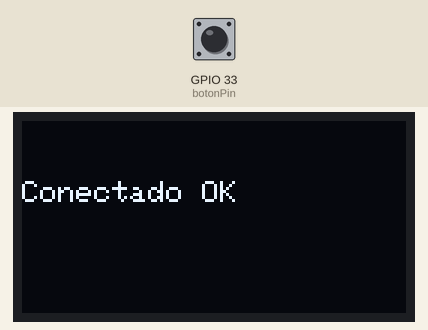
Simulated run of this sketch. Board: ESP32. Shown: 128×64 one-colour display. The test bench sets the inputs (shaded band); at power-on: GPIO 33 (botonPin) LOW. WiFi joins after 1.5 s; servers stay silent unless stated; web services answer with replies made up by the test bench; what the sketch prints to the serial monitor is not drawn.

Above: at 3.7 s.
At 6.3 s:
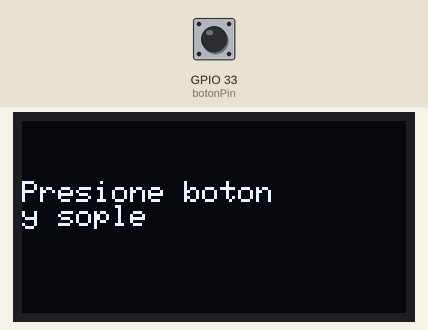
6.4 s: GPIO 33 (botonPin) pulled HIGH for 0.15 s
At 9.9 s:
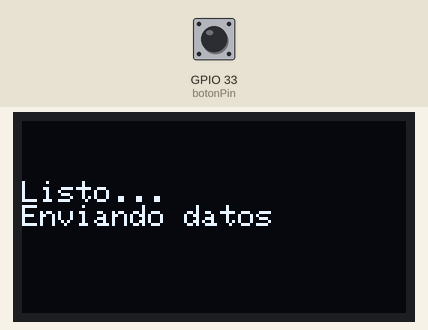
At 11.8 s:
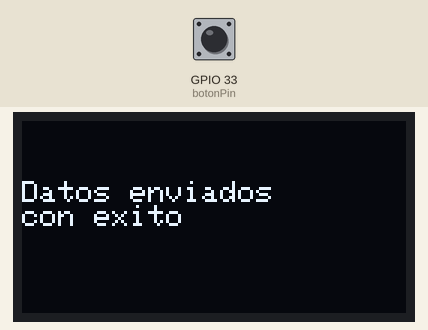
Timing chart, 0 to 13.3 s (numbered marks = the images above; inputs shaded):
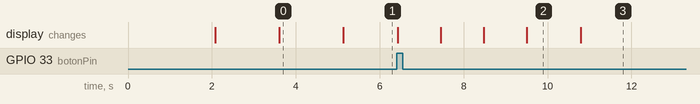

The sketch:

AlcholMedidor.ino
```cpp
#include <WiFi.h>
#include <Wire.h>
#include <Adafruit_GFX.h>
#include <Adafruit_SSD1306.h>

#define SCREEN_WIDTH 128
#define SCREEN_HEIGHT 64
#define OLED_RESET -1
Adafruit_SSD1306 display(SCREEN_WIDTH, SCREEN_HEIGHT, &Wire, OLED_RESET);

const char* ssid = "xxxxx";
const char* password = "xxxxx";

const int sensorPin = 32;    // MQ-3 en GPIO32
const int botonPin = 33;     // Pulsador en GPIO33

int estadoAnterior = LOW;

void mostrarTexto(String texto) {
  display.clearDisplay();
  display.setTextSize(1);
  display.setTextColor(SSD1306_WHITE);
  display.setCursor(0, 20);
  display.println(texto);
  display.display();
}

void cuentaRegresiva(int segundos) {
  for (int i = segundos; i > 0; i--) {
    display.clearDisplay();
    display.setTextSize(2);
    display.setTextColor(SSD1306_WHITE);
    display.setCursor(40, 20);
    display.print("Sopla: ");
    display.println(i);
    display.display();
    delay(1000);
  }
}


String DecisorAlchol(int valor){

    if (valor<200){
      return "Normal";
      }
      else if(valor<350){
          return "Límite";
        }
      else if(valor<500){
          return "Alto";
        }
      else{
          return "Muy alto";
        }
  }


void setup() {
  Serial.begin(115200);
  pinMode(sensorPin, INPUT);
  pinMode(botonPin, INPUT);

  // OLED
  if (!display.begin(SSD1306_SWITCHCAPVCC, 0x3C)) {
    Serial.println(F("Fallo pantalla OLED"));
    for (;;);
  }

  mostrarTexto("¡Bienvenido!");
  delay(2000);
  mostrarTexto("Conectando WiFi...");

  WiFi.begin(ssid, password);
  while (WiFi.status() != WL_CONNECTED) {
    delay(500);
    Serial.print(".");
  }

  Serial.println("");
  Serial.print("Conectado. IP: ");
  Serial.println(WiFi.localIP());

  mostrarTexto("Conectado OK");
  delay(1500);
  mostrarTexto("Presione boton\ny sople");
}

void loop() {
  int estadoActual = digitalRead(botonPin);

  if (estadoActual == HIGH && estadoAnterior == LOW) {
    Serial.println("Boton presionado");

    cuentaRegresiva(3);

    int valorAlchol = analogRead(sensorPin);
    String clasificacion = DecisorAlchol(valorAlchol);

    Serial.print("Nivel de alcohol: ");
    Serial.println(valorAlchol);

    mostrarTexto("Listo...\nEnviando datos");

    // Envío WhatsApp
    WiFiClient cliente;
    if (cliente.connect("api.callmebot.com", 80)) {
      String mensaje = "Nivel de alcohol: " + String(valorAlchol) + " - Estado: " + clasificacion;

        // Reemplazar espacios con %20 (muy simple codificación básica)
      mensaje.replace(" ", "%20");
      mensaje.replace(":", "%3A");
      mensaje.replace("-", "%2D");

     String url = "/whatsapp.php?phone=+xxxxxxxxx&text=" + mensaje + "&apikey=xxxxx";

      cliente.println("GET " + url + " HTTP/1.1");
      cliente.println("Host: api.callmebot.com");
      cliente.println("Connection: close");
      cliente.println();

      // Leer respuesta (opcional)
      while (cliente.connected()) {
        String line = cliente.readStringUntil('\n');
        Serial.println(line);
      }

      cliente.stop();
      mostrarTexto("Datos enviados\ncon exito");
    } else {
      Serial.println("❌ Error al conectar con CallMeBot");
      mostrarTexto("Error al enviar");
    }

    delay(3000);
    mostrarTexto("Presione boton\ny sople");
  }

  estadoAnterior = estadoActual;
}
```

Measured:
- after the input at 6.4 s, the display: first changes at once (image 2 shows a later state)
- what the display in image 0 shows lasts 1.5 s, from 3.6 s to 5.1 s
- what the display in image 2 shows lasts 1.3 s, from 9.5 s to 10.8 s
